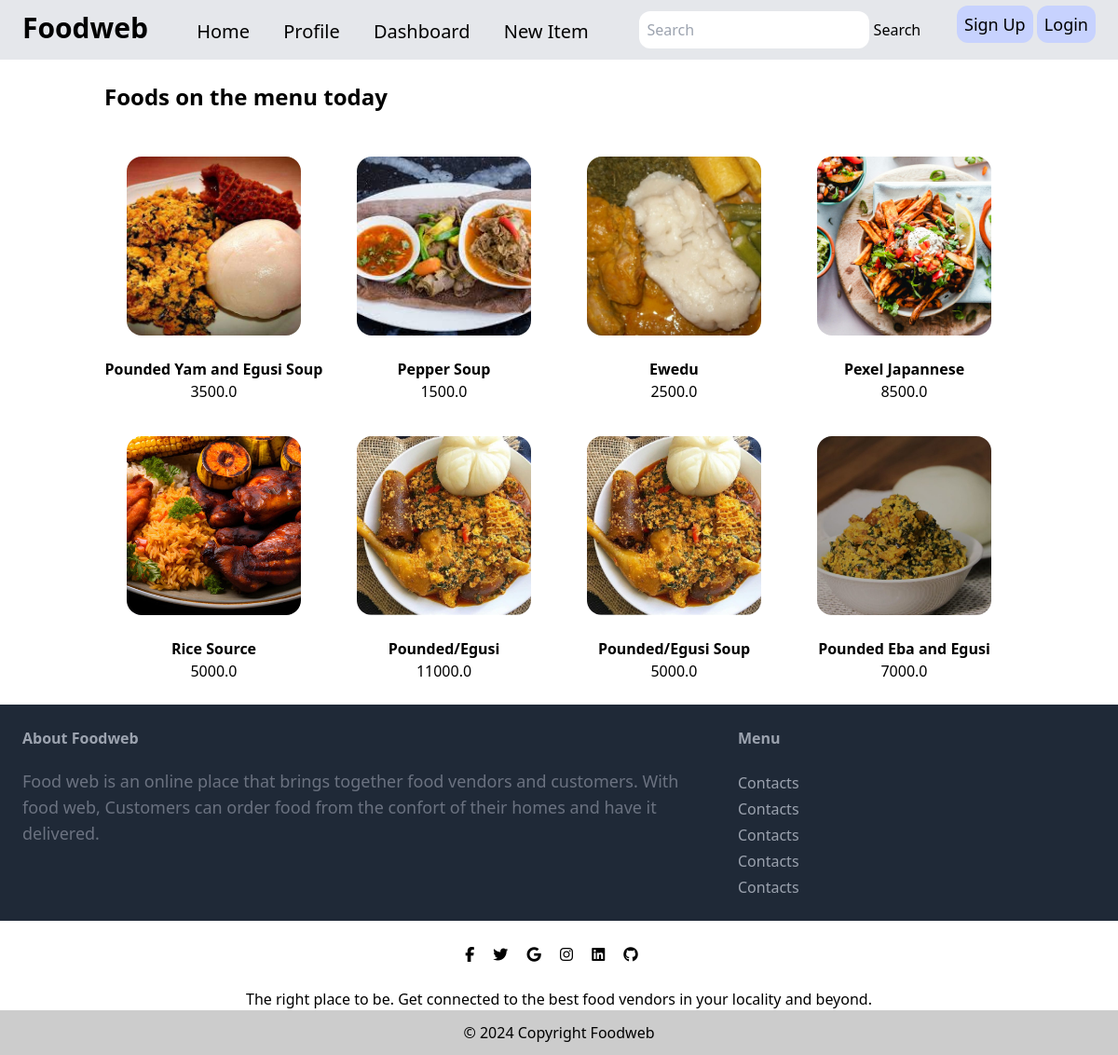
The page / on the database its author committed.
### foods/models.py (models this page shows, shortened)
class Food(models.Model):
    category = models.ForeignKey(Category, related_name="foods", on_delete=models.CASCADE )
    name = models.CharField(max_length=50)
    description = models.TextField(blank=True, null=True)
    price = models.FloatField()
    image = models.ImageField(upload_to="food_images", blank=True, null=True)
    is_sold = models.BooleanField(default=False)
    created_by = models.ForeignKey(User, related_name="foods", on_delete=models.CASCADE)
    created_at = models.DateTimeField(auto_now_add=True)

### foods/views.py (the view)
# urls.py: path("", views.index, name='index'),
def index (request):
    foods = Food.objects.all()
    return render(request, 'home.html', {'foods': foods,})

### foods/templates/home.html
{% extends 'base.html' %}
{% block content %}
   <div class="container mx-auto p-6">
      <h2 class="text-2xl font-bold pb-6">Foods on the menu today</h2>
      <div class="grid grid-cols-4  gap-3  items-center">
         {% for food in foods %}
            {% include 'foodcard.html' %}
         {% endfor %}
     </div>
   </div>
{% endblock %}

### foods/templates/foodcard.html
<a href="{% url 'food:details' food.id %}" class="">
  <div class=" col-span-1 grid justify-items-center  ">
    {% if food.image.url %}
      <div class="m-6  justify-self-center ">
        <img src="{{ food.image.url }}" class="h-48 rounded-2xl w-full max-w-fit object-cover" alt="...">
      </div>
    {% endif %}
      <div class="">
        <h5 class="font-semibold text-center">{{ food.name }}</h5>
        <h4 class="font-medium text-center">{{ food.price }}</h6>
      </div>
  </div>
</a>

### static/src/styles.css (style rules this page uses)
html, :host { line-height: 1.5; -webkit-text-size-adjust: 100%; -moz-tab-size: 4; -o-tab-size: 4; tab-size: 4; font-family: ui-sans-serif, system-ui, sans-serif, "Apple Color Emoji", "Segoe UI Emoji", "Segoe UI Symbol", "Noto Color Emoji"; font-feature-settings: normal; font-variation-settings: normal; -webkit-tap-highlight-color: transparent; }
body { margin: 0; line-height: inherit; }
h1, h2, h3, h4, h5, h6 { font-size: inherit; font-weight: inherit; }
a { color: inherit; text-decoration: inherit; }
blockquote, dl, dd, h1, h2, h3, h4, h5, h6, hr, figure, p, pre { margin: 0; }
img, svg, video, canvas, audio, iframe, embed, object { display: block; vertical-align: middle; }
img, video { max-width: 100%; height: auto; }
.container { width: 100%; }
@media (min-width: 640px) { .container { max-width: 640px; } }
@media (min-width: 768px) { .container { max-width: 768px; } }
@media (min-width: 1024px) { .container { max-width: 1024px; } }
.col-span-1 { grid-column: span 1 / span 1; }
.m-6 { margin: 1.5rem; }
.mx-auto { margin-left: auto; margin-right: auto; }
.grid { display: grid; }
.h-48 { height: 12rem; }
.w-full { width: 100%; }
.max-w-fit { max-width: -moz-fit-content; max-width: fit-content; }
.grid-cols-4 { grid-template-columns: repeat(4, minmax(0, 1fr)); }
.items-center { align-items: center; }
.justify-items-center { justify-items: center; }
.gap-3 { gap: 0.75rem; }
.justify-self-center { justify-self: center; }
.rounded-2xl { border-radius: 1rem; }
.object-cover { -o-object-fit: cover; object-fit: cover; }
.p-6 { padding: 1.5rem; }
.pb-6 { padding-bottom: 1.5rem; }
.text-center { text-align: center; }
.text-2xl { font-size: 1.5rem; line-height: 2rem; }
.font-bold { font-weight: 700; }
.font-medium { font-weight: 500; }
.font-semibold { font-weight: 600; }

### rows shown on the page
Food: image (picture), name "Pounded Yam and Egusi Soup", price "3500.0"
Food: image (picture), name "Pepper Soup", price "1500.0"
Food: image (picture), name "Ewedu", price "2500.0"
Food: image (picture), name "Pexel Japannese", price "8500.0"
Food: image (picture), name "Rice Source", price "5000.0"
Food: image (picture), name "Pounded/Egusi", price "11000.0"
Food: image (picture), name "Pounded/Egusi Soup", price "5000.0"
Food: image (picture), name "Pounded Eba and Egusi", price "7000.0"
